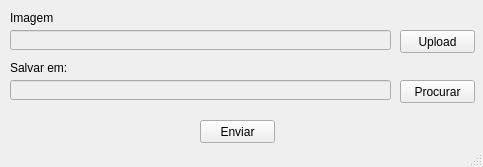
<?xml version="1.0" encoding="UTF-8"?>
<ui version="4.0">
 <class>MainWindow</class>
 <widget class="QMainWindow" name="MainWindow">
  <property name="enabled">
   <bool>true</bool>
  </property>
  <property name="geometry">
   <rect>
    <x>0</x>
    <y>0</y>
    <width>483</width>
    <height>167</height>
   </rect>
  </property>
  <property name="minimumSize">
   <size>
    <width>483</width>
    <height>167</height>
   </size>
  </property>
  <property name="maximumSize">
   <size>
    <width>483</width>
    <height>167</height>
   </size>
  </property>
  <property name="windowTitle">
   <string>Pymage Upscaler v1 - By Murilo Akita</string>
  </property>
  <property name="windowIcon">
   <iconset theme="icon"/>
  </property>
  <property name="inputMethodHints">
   <set>Qt::ImhNoEditMenu</set>
  </property>
  <widget class="QWidget" name="centralwidget">
   <widget class="QLabel" name="imageLabel">
    <property name="geometry">
     <rect>
      <x>10</x>
      <y>10</y>
      <width>81</width>
      <height>16</height>
     </rect>
    </property>
    <property name="text">
     <string>Imagem</string>
    </property>
   </widget>
   <widget class="QLineEdit" name="imageLineEdit">
    <property name="enabled">
     <bool>false</bool>
    </property>
    <property name="geometry">
     <rect>
      <x>10</x>
      <y>30</y>
      <width>381</width>
      <height>20</height>
     </rect>
    </property>
    <property name="readOnly">
     <bool>true</bool>
    </property>
   </widget>
   <widget class="QPushButton" name="uploadButton">
    <property name="geometry">
     <rect>
      <x>400</x>
      <y>30</y>
      <width>75</width>
      <height>23</height>
     </rect>
    </property>
    <property name="cursor">
     <cursorShape>PointingHandCursor</cursorShape>
    </property>
    <property name="text">
     <string>Upload</string>
    </property>
   </widget>
   <widget class="QLabel" name="saveInLabel">
    <property name="geometry">
     <rect>
      <x>10</x>
      <y>60</y>
      <width>81</width>
      <height>16</height>
     </rect>
    </property>
    <property name="text">
     <string>Salvar em:</string>
    </property>
   </widget>
   <widget class="QLineEdit" name="saveInLineEdit">
    <property name="enabled">
     <bool>false</bool>
    </property>
    <property name="geometry">
     <rect>
      <x>10</x>
      <y>80</y>
      <width>381</width>
      <height>20</height>
     </rect>
    </property>
    <property name="inputMethodHints">
     <set>Qt::ImhNone</set>
    </property>
    <property name="readOnly">
     <bool>true</bool>
    </property>
   </widget>
   <widget class="QPushButton" name="searchButton">
    <property name="geometry">
     <rect>
      <x>400</x>
      <y>80</y>
      <width>75</width>
      <height>23</height>
     </rect>
    </property>
    <property name="cursor">
     <cursorShape>PointingHandCursor</cursorShape>
    </property>
    <property name="text">
     <string>Procurar</string>
    </property>
   </widget>
   <widget class="QPushButton" name="submitButton">
    <property name="geometry">
     <rect>
      <x>200</x>
      <y>120</y>
      <width>75</width>
      <height>23</height>
     </rect>
    </property>
    <property name="cursor">
     <cursorShape>PointingHandCursor</cursorShape>
    </property>
    <property name="text">
     <string>Enviar</string>
    </property>
   </widget>
  </widget>
  <widget class="QStatusBar" name="statusbar"/>
 </widget>
 <resources/>
 <connections/>
</ui>
